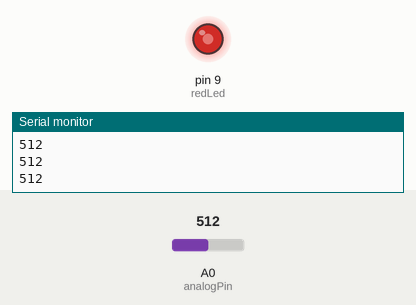
The sketch below on a simulated Arduino Uno, built with avr-gcc and run on an emulated ATmega328P. On the bench: output pins drawn as LEDs (lit = HIGH), the last lines printed to the serial monitor. The test bench sets the inputs (shaded band); at power-on: A0 (analogPin) = 512.

Above: at 1.2 s.
1.3 s: A0 (analogPin) set to 490
At 1.9 s:
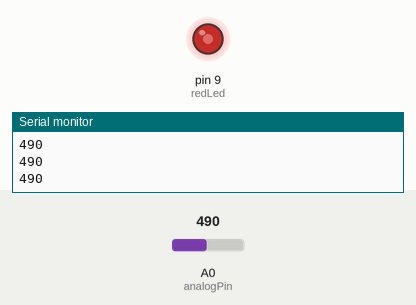
2.8 s: A0 (analogPin) set to 710
At 3.6 s:
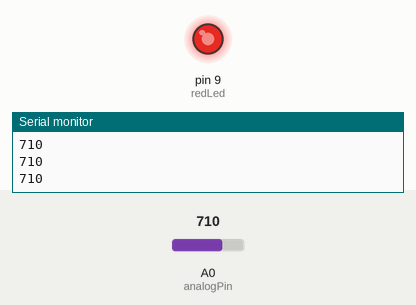
4.3 s: A0 (analogPin) set to 122
At 5.3 s:
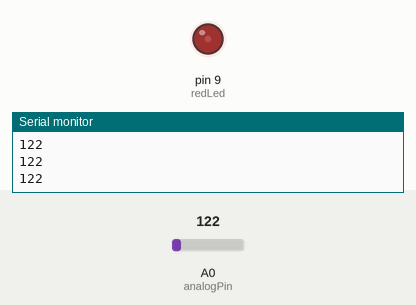
5.8 s: A0 (analogPin) set to 0
At 7.0 s:
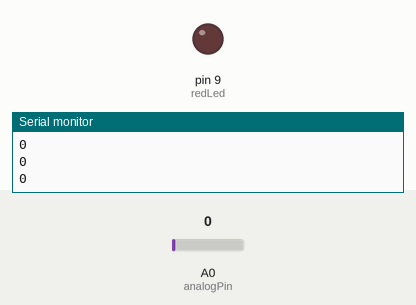
7.3 s: A0 (analogPin) set to 110
At 8.5 s:
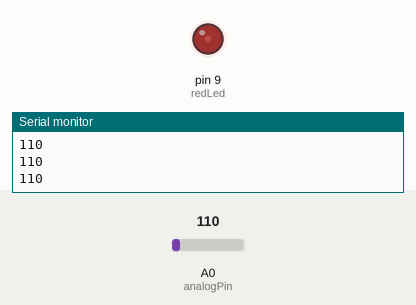
8.8 s: A0 (analogPin) set to 511
At 9.1 s:
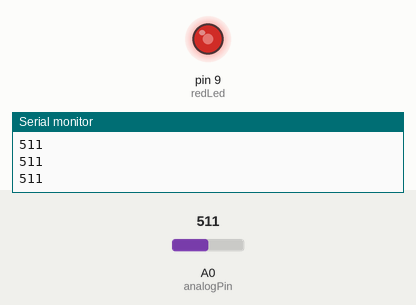
Timing chart, 0 to 11.3 s (numbered marks = the images above; inputs shaded):
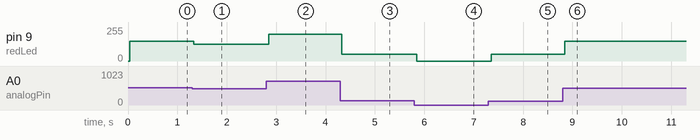

The sketch:

FadeWithAnalogWorks.ino
```cpp
int brightness;    // how bright the LED is
int fadeAmount = 3;    // how many points to fade the LED by
const int analogPin = A0;    // pin that the sensor is attached to
const int redLed = 9;  // pin that the LED is attached to
const int threshold = 512;  //halfway of possible analog values

// the setup routine runs once when you press reset:
void setup() {
  // declare pin 9 to be an output:
  pinMode(redLed, OUTPUT);
  Serial.begin(9600);
}

// the loop routine runs over and over again forever:
void loop() {
  // set the brightness of pin 9:

  int analogValue = analogRead(analogPin);
   analogWrite(redLed, brightness);

 //  float brightLevel = analogValue - threshold;

    if(analogValue == 0){
      brightness = 0;
    }

   if(analogValue >0 && analogValue < 100){
    brightness = 25;
    }

    if(analogValue > 100 && analogValue < 200){
      brightness = 50;
    }

    if(analogValue > 200 && analogValue < 300){
      brightness = 75;
    }

    if(analogValue > 300 && analogValue < 400){
      brightness = 100;
    }
   if(analogValue >400 && analogValue < 500){
    brightness = 125;
    }

    if(analogValue > 500 && analogValue < 600){
      brightness = 150;
    }

    if(analogValue > 600 && analogValue < 700){
      brightness = 175;
    }

    if(analogValue > 700 && analogValue < 800){
      brightness = 200;
    }
       if(analogValue >800 && analogValue < 900){
    brightness = 225;
    }

    if(analogValue > 900 && analogValue < 1000){
      brightness = 127;
    }
  delay(30);

  Serial.println(analogValue);
}
```

Measured:
- after the input at 1.3 s, pin 9 (redLed): 150/255 → 125/255 at once
- after the input at 2.8 s, pin 9 (redLed): 125/255 → 200/255 after 0.05 s
- after the input at 4.3 s, pin 9 (redLed): 200/255 → 50/255 at once
- after the input at 5.8 s, pin 9 (redLed): 50/255 → 0/255 after 0.05 s
- after the input at 7.3 s, pin 9 (redLed): 0/255 → 50/255 after 0.06 s
- after the input at 8.8 s, pin 9 (redLed): 50/255 → 150/255 at once
